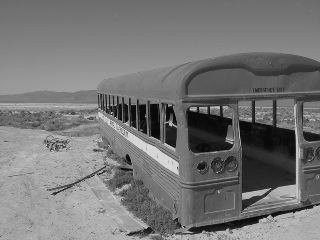
#> input picture schrott.png, 320 x 240 px
$ python 5.1.py
#> lines starting #> are read from the running program, lines starting #| are printed output that depends on the picture
import cv2
import numpy as np
from matplotlib import pyplot as plt


def plotHistogram(image, cumulative=False, title='Histogram'):
    # Convert to grayscale if the image is in color
    if len(image.shape) == 3:
        image = cv2.cvtColor(image, cv2.COLOR_BGR2GRAY)

    hist = cv2.calcHist([image], [0], None, [256], [0, 256])
    if cumulative:
        hist = hist.cumsum()
    hist /= hist.sum()

    plt.figure()
    plt.plot(hist)
    plt.title(title)
    plt.xlabel('Pixel value')
    plt.ylabel('Frequency')
    plt.show()
    return hist


def linear_contrast_transform(image, min_val, max_val):
    # Clip the values and scale to [100, 150]
    transformed = np.clip(image, min_val, max_val)
    transformed = ((transformed - min_val) / (max_val - min_val)) * 50 + 100
    return transformed.astype(np.uint8)


def maximize_contrast(image):
    # Scale to [0, 255]
    min_val = np.min(image)
    max_val = np.max(image)
    transformed = ((image - min_val) / (max_val - min_val)) * 255   # Folie Seite 40
    return transformed.astype(np.uint8)


# Load the image
img = cv2.imread('schrott.png', cv2.IMREAD_GRAYSCALE)
#> img is the input picture: shape (240, 320); min 0, max 230, mean 117.5

# Step 1: Original Histogram
plotHistogram(img, cumulative=False, title='Original Histogram')
#> in plotHistogram, `hist = cv2.calcHist([image], [0], None, [256], [0, 256])`: hist = 256 values, max 2008 at index 124, min 0 at index 226, mean 300
#> in plotHistogram, `hist /= hist.sum()`: hist = 256 values, max 0.0261 at index 124, min 0 at index 226, mean 0.00391
#> in plotHistogram, `plt.show()`:
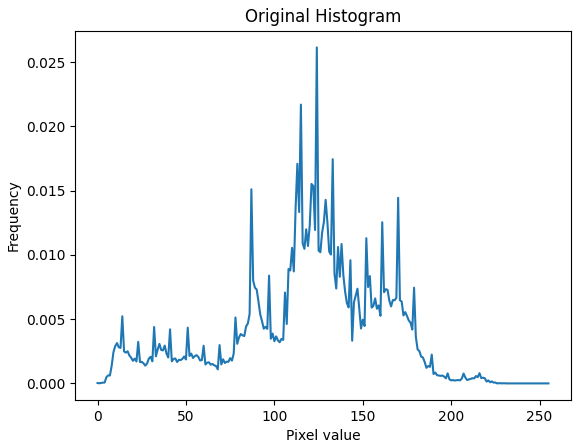
#> figure drawn by matplotlib, 1 panel; curve peaks at x = 124, y = 0.0261

# Step 2: Cumulative Histogram
plotHistogram(img, cumulative=True, title='Cumulative Histogram')
#> call 2 of plotHistogram, with cumulative = True, title = 'Cumulative Histogram'
#> in plotHistogram (call 2), `hist = cv2.calcHist([image], [0], None, [256], [0, 256])`: hist = 256 values, max 2008 at index 124, min 0 at index 226, mean 300
#> in plotHistogram (call 2), `hist = hist.cumsum()`: hist = 256 values from 2 to 76800
#> in plotHistogram (call 2), `hist /= hist.sum()`: hist = 256 values from 1.88e-07 to 0.00722
#> in plotHistogram (call 2), `plt.show()`:
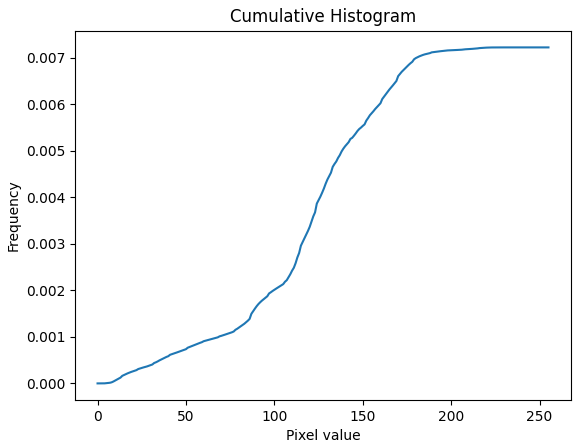
#> figure drawn by matplotlib, 1 panel; curve peaks at x = 230, y = 0.00722

# Step 3: Linear Grauwert-Transformation (Contrast Reduction)
min_gray = np.min(img)
#> min_gray = 0
max_gray = np.max(img)
#> max_gray = 230
img_low_contrast = linear_contrast_transform(img, min_gray, max_gray)
#> in linear_contrast_transform, `transformed = ((transformed - min_val) / (max_val - min_val)) * 50 + 100`:
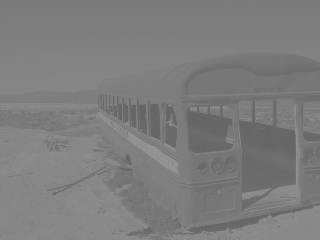
#> transformed: shape (240, 320) float64; min 100, max 150, mean 125.6

# Step 4: Histogram of Low Contrast Image
plotHistogram(img_low_contrast, cumulative=False, title='Low Contrast Histogram')
#> call 3 of plotHistogram, with cumulative = False, title = 'Low Contrast Histogram'
#> in plotHistogram (call 3), `hist = cv2.calcHist([image], [0], None, [256], [0, 256])`: hist = 256 values, max 6241 at index 126, min 0 at index 0, mean 300
#> in plotHistogram (call 3), `hist /= hist.sum()`: hist = 256 values, max 0.0813 at index 126, min 0 at index 0, mean 0.00391
#> in plotHistogram (call 3), `plt.show()`:
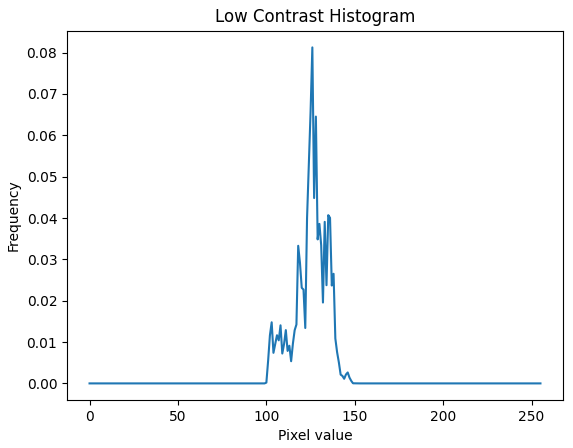
#> figure drawn by matplotlib, 1 panel; curve peaks at x = 126, y = 0.0813

# Step 5: Maximize Contrast of Low Contrast Image
img_max_contrast = maximize_contrast(img_low_contrast)
#> in maximize_contrast, `min_val = np.min(image)`: min_val = 100
#> in maximize_contrast, `max_val = np.max(image)`: max_val = 150

# Step 6: Histogram of Max Contrast Image
plotHistogram(img_max_contrast, cumulative=False, title='Max Contrast Histogram')
#> call 4 of plotHistogram, with cumulative = False, title = 'Max Contrast Histogram'
#> in plotHistogram (call 4), `hist = cv2.calcHist([image], [0], None, [256], [0, 256])`: hist = 256 values, max 6241 at index 132, min 0 at index 1, mean 300
#> in plotHistogram (call 4), `hist /= hist.sum()`: hist = 256 values, max 0.0813 at index 132, min 0 at index 1, mean 0.00391
#> in plotHistogram (call 4), `plt.show()`:
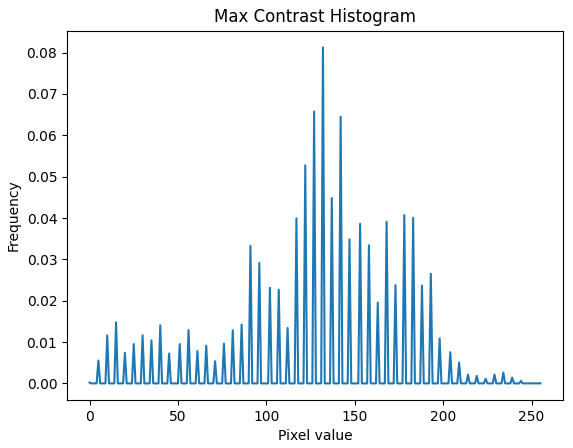
#> figure drawn by matplotlib, 1 panel; curve peaks at x = 132, y = 0.0813

# Compare Images
cv2.imshow('Original Image', img)
cv2.imshow('Low Contrast Image', img_low_contrast)
cv2.imshow('Max Contrast Image', img_max_contrast)
cv2.waitKey(0)
cv2.destroyAllWindows()

$ run again, with FigSource.png copied over schrott.png
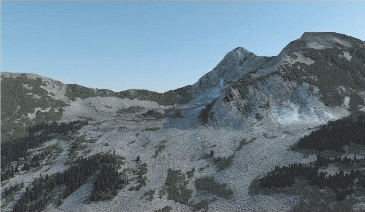
#> input picture FigSource.png, 365 x 212 px
#> in plotHistogram, `hist = cv2.calcHist([image], [0], None, [256], [0, 256])`: hist = 256 values, max 2186 at index 46, min 0 at index 0, mean 302.3
#> in plotHistogram, `hist /= hist.sum()`: hist = 256 values, max 0.0283 at index 46, min 0 at index 0, mean 0.00391
#> min_gray = 28
#> max_gray = 220
#> min_val = 100
#> max_val = 150
#> in maximize_contrast, `transformed = ((image - min_val) / (max_val - min_val)) * 255`:
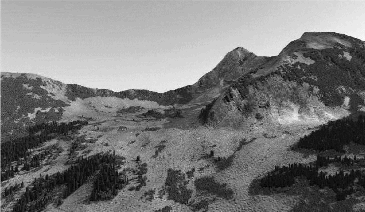
#> transformed: shape (212, 365) float64; min 0, max 255, mean 121.1
#> in plotHistogram (call 4), `hist = cv2.calcHist([image], [0], None, [256], [0, 256])`: hist = 256 values, max 3068 at index 209, min 0 at index 1, mean 302.3
#> in plotHistogram (call 4), `hist /= hist.sum()`: hist = 256 values, max 0.0396 at index 209, min 0 at index 1, mean 0.00391
#> in plotHistogram (call 4), `plt.show()`:
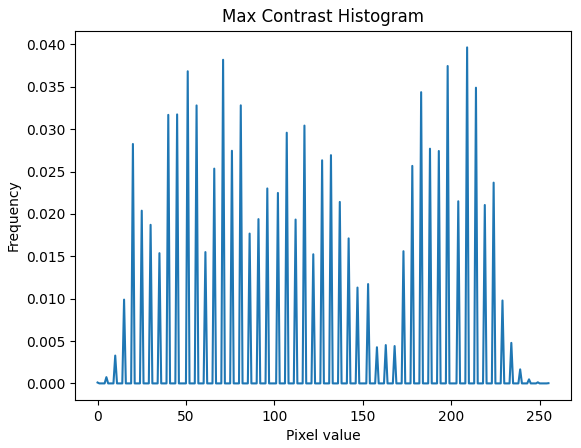
#> figure drawn by matplotlib, 1 panel; curve peaks at x = 209, y = 0.0396

$ run again, with FigTarget.png copied over schrott.png
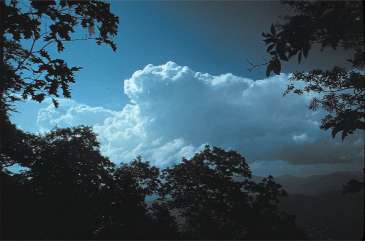
#> input picture FigTarget.png, 365 x 241 px
#> in plotHistogram, `hist = cv2.calcHist([image], [0], None, [256], [0, 256])`: hist = 256 values, max 20346 at index 21, min 0 at index 6, mean 343.6
#> in plotHistogram, `hist /= hist.sum()`: hist = 256 values, max 0.231 at index 21, min 0 at index 6, mean 0.00391
#> min_gray = 0
#> max_gray = 237
#> in linear_contrast_transform, `transformed = ((transformed - min_val) / (max_val - min_val)) * 50 + 100`:
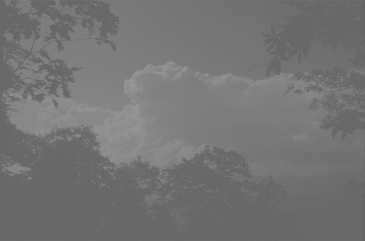
#> transformed: shape (241, 365) float64; min 100, max 150, mean 116.1
#> min_val = 100
#> max_val = 150
#> in plotHistogram (call 4), `hist = cv2.calcHist([image], [0], None, [256], [0, 256])`: hist = 256 values, max 20348 at index 20, min 0 at index 1, mean 343.6
#> in plotHistogram (call 4), `hist /= hist.sum()`: hist = 256 values, max 0.231 at index 20, min 0 at index 1, mean 0.00391
#> in plotHistogram (call 4), `plt.show()`:
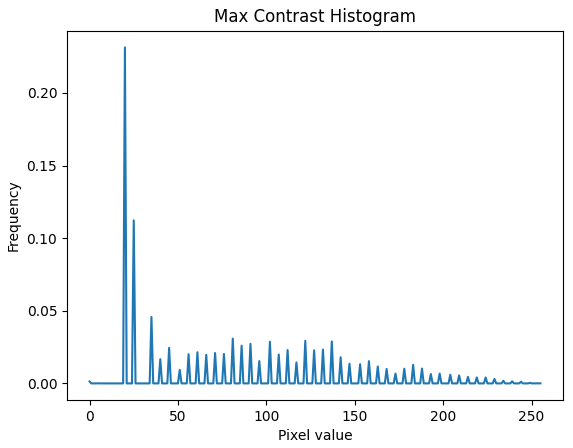
#> figure drawn by matplotlib, 1 panel; curve peaks at x = 20, y = 0.231
